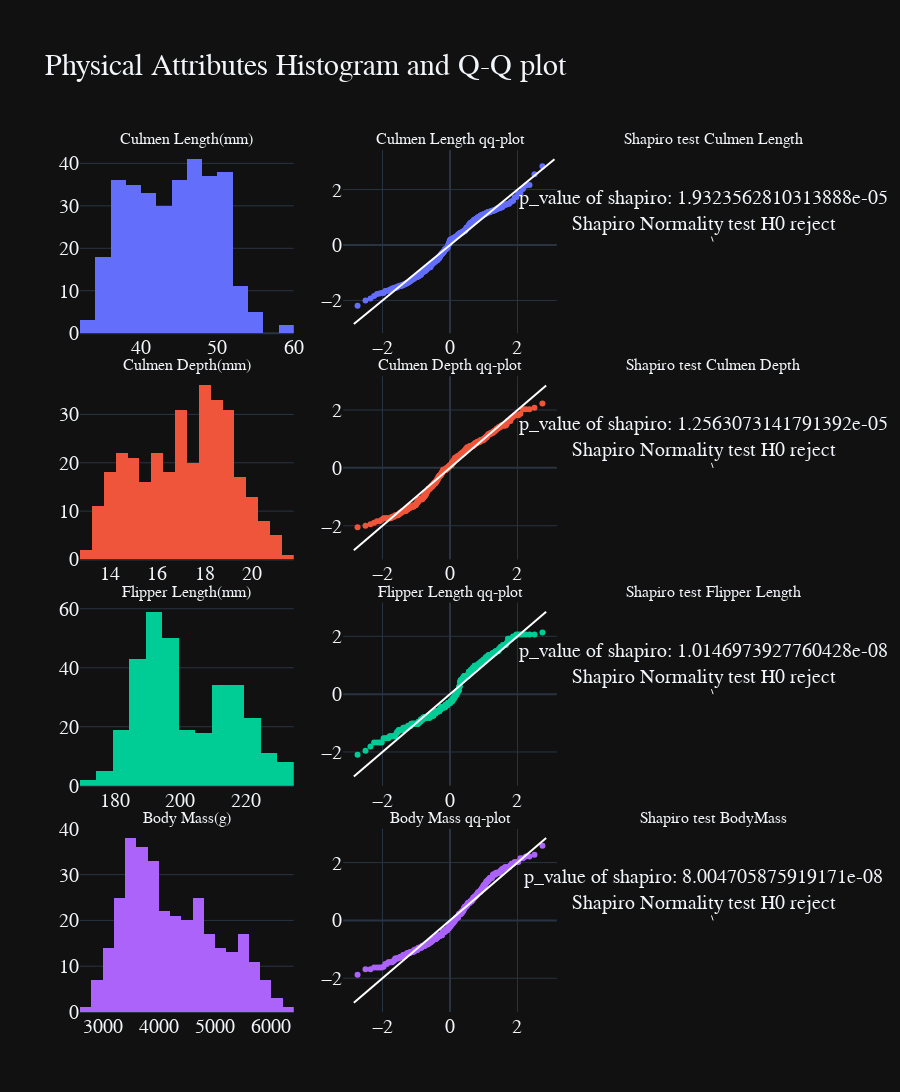

The notebook cell this image was saved under:
### Code cell
fig = make_subplots(rows=4,cols=3,subplot_titles=("Culmen Length(mm)","Culmen Length qq-plot","Shapiro test Culmen Length","Culmen Depth(mm)","Culmen Depth qq-plot","Shapiro test Culmen Depth","Flipper Length(mm)","Flipper Length qq-plot","Shapiro test Flipper Length","Body Mass(g)","Body Mass qq-plot","Shapiro test BodyMass"),vertical_spacing=0.05)
colors_list = px.colors.qualitative.Plotly[:4]
for i,color_ in enumerate(colors_list):
    d = plot_qq(phy_cols[i])
    p_val,text_ = shapiro_test(phy_cols[i])
    fig.add_trace(go.Histogram(x=temp_na[phy_cols[i]],marker=dict(color=color_)),row=i+1,col=1)
    fig.append_trace(go.Scatter(x=d[0].get_xdata(),y=d[0].get_ydata(),mode="markers",showlegend=False,marker=dict(color=color_)),row=i+1,col=2)
    fig.append_trace(go.Scatter(x=d[1].get_xdata(),y=d[1].get_ydata(),mode="lines",showlegend=False,line=dict(color="white")),row=i+1,col=2)
    fig.add_annotation(text=f"p_value of shapiro: {p_val}<br>{text_}",row=i+1,col=3)
    fig.update_xaxes(showgrid=False,showticklabels=False,row=i+1,col=3)
    fig.update_yaxes(showgrid=False,showticklabels=False,row=i+1,col=3)
fig.update_layout(showlegend=False,height=1500,title=dict(text="Physical Attributes Histogram and Q-Q plot",font=dict(size=30)),margin=dict(t=150))
fig.show()

### Figure 1 — Plotly figure (JSON) as saved in the notebook; plotly's stock layout.template omitted (floating-point values rounded to 4 significant figures; data arrays with more than 128 entries replaced by an {"elided": "..."} marker saying what was removed)
{"data": [{"marker": {"color": "#636EFA"}, "type": "histogram", "x": {"elided": "325 float values"}, "xaxis": "x", "yaxis": "y"}, {"marker": {"color": "#636EFA"}, "mode": "markers", "showlegend": false, "type": "scatter", "x": {"elided": "325 float values"}, "xaxis": "x2", "y": {"elided": "325 float values"}, "yaxis": "y2"}, {"line": {"color": "white"}, "mode": "lines", "showlegend": false, "type": "scatter", "x": [-2.85, 3.097], "xaxis": "x2", "y": [-2.85, 3.097], "yaxis": "y2"}, {"marker": {"color": "#EF553B"}, "type": "histogram", "x": {"elided": "325 float values"}, "xaxis": "x4", "yaxis": "y4"}, {"marker": {"color": "#EF553B"}, "mode": "markers", "showlegend": false, "type": "scatter", "x": {"elided": "325 float values"}, "xaxis": "x5", "y": {"elided": "325 float values"}, "yaxis": "y5"}, {"line": {"color": "white"}, "mode": "lines", "showlegend": false, "type": "scatter", "x": [-2.85, 2.85], "xaxis": "x5", "y": [-2.85, 2.85], "yaxis": "y5"}, {"marker": {"color": "#00CC96"}, "type": "histogram", "x": {"elided": "325 int values"}, "xaxis": "x7", "yaxis": "y7"}, {"marker": {"color": "#00CC96"}, "mode": "markers", "showlegend": false, "type": "scatter", "x": {"elided": "325 float values"}, "xaxis": "x8", "y": {"elided": "325 float values"}, "yaxis": "y8"}, {"line": {"color": "white"}, "mode": "lines", "showlegend": false, "type": "scatter", "x": [-2.85, 2.85], "xaxis": "x8", "y": [-2.85, 2.85], "yaxis": "y8"}, {"marker": {"color": "#AB63FA"}, "type": "histogram", "x": {"elided": "325 int values"}, "xaxis": "x10", "yaxis": "y10"}, {"marker": {"color": "#AB63FA"}, "mode": "markers", "showlegend": false, "type": "scatter", "x": {"elided": "325 float values"}, "xaxis": "x11", "y": {"elided": "325 float values"}, "yaxis": "y11"}, {"line": {"color": "white"}, "mode": "lines", "showlegend": false, "type": "scatter", "x": [-2.85, 2.85], "xaxis": "x11", "y": [-2.85, 2.85], "yaxis": "y11"}], "layout": {"annotations": [{"font": {"size": 16}, "showarrow": false, "text": "Culmen Length(mm)", "x": 0.1444, "xanchor": "center", "xref": "paper", "y": 1, "yanchor": "bottom", "yref": "paper"}, {"font": {"size": 16}, "showarrow": false, "text": "Culmen Length qq-plot", "x": 0.5, "xanchor": "center", "xref": "paper", "y": 1, "yanchor": "bottom", "yref": "paper"}, {"font": {"size": 16}, "showarrow": false, "text": "Shapiro test Culmen Length", "x": 0.8556, "xanchor": "center", "xref": "paper", "y": 1, "yanchor": "bottom", "yref": "paper"}, {"font": {"size": 16}, "showarrow": false, "text": "Culmen Depth(mm)", "x": 0.1444, "xanchor": "center", "xref": "paper", "y": 0.7375, "yanchor": "bottom", "yref": "paper"}, {"font": {"size": 16}, "showarrow": false, "text": "Culmen Depth qq-plot", "x": 0.5, "xanchor": "center", "xref": "paper", "y": 0.7375, "yanchor": "bottom", "yref": "paper"}, {"font": {"size": 16}, "showarrow": false, "text": "Shapiro test Culmen Depth", "x": 0.8556, "xanchor": "center", "xref": "paper", "y": 0.7375, "yanchor": "bottom", "yref": "paper"}, {"font": {"size": 16}, "showarrow": false, "text": "Flipper Length(mm)", "x": 0.1444, "xanchor": "center", "xref": "paper", "y": 0.475, "yanchor": "bottom", "yref": "paper"}, {"font": {"size": 16}, "showarrow": false, "text": "Flipper Length qq-plot", "x": 0.5, "xanchor": "center", "xref": "paper", "y": 0.475, "yanchor": "bottom", "yref": "paper"}, {"font": {"size": 16}, "showarrow": false, "text": "Shapiro test Flipper Length", "x": 0.8556, "xanchor": "center", "xref": "paper", "y": 0.475, "yanchor": "bottom", "yref": "paper"}, {"font": {"size": 16}, "showarrow": false, "text": "Body Mass(g)", "x": 0.1444, "xanchor": "center", "xref": "paper", "y": 0.2125, "yanchor": "bottom", "yref": "paper"}, {"font": {"size": 16}, "showarrow": false, "text": "Body Mass qq-plot", "x": 0.5, "xanchor": "center", "xref": "paper", "y": 0.2125, "yanchor": "bottom", "yref": "paper"}, {"font": {"size": 16}, "showarrow": false, "text": "Shapiro test BodyMass", "x": 0.8556, "xanchor": "center", "xref": "paper", "y": 0.2125, "yanchor": "bottom", "yref": "paper"}, {"text": "p_value of shapiro: 1.9323562810313888e-05<br>Shapiro Normality test H0 reject", "xref": "x3", "yref": "y3"}, {"text": "p_value of shapiro: 1.2563073141791392e-05<br>Shapiro Normality test H0 reject", "xref": "x6", "yref": "y6"}, {"text": "p_value of shapiro: 1.0146973927760428e-08<br>Shapiro Normality test H0 reject", "xref": "x9", "yref": "y9"}, {"text": "p_value of shapiro: 8.004705875919171e-08<br>Shapiro Normality test H0 reject", "xref": "x12", "yref": "y12"}], "height": 1500, "margin": {"t": 150}, "showlegend": false, "title": {"font": {"size": 30}, "text": "Physical Attributes Histogram and Q-Q plot"}, "xaxis": {"anchor": "y", "domain": [0, 0.2889]}, "xaxis10": {"anchor": "y10", "domain": [0, 0.2889]}, "xaxis11": {"anchor": "y11", "domain": [0.3556, 0.6444]}, "xaxis12": {"anchor": "y12", "domain": [0.7111, 1], "showgrid": false, "showticklabels": false}, "xaxis2": {"anchor": "y2", "domain": [0.3556, 0.6444]}, "xaxis3": {"anchor": "y3", "domain": [0.7111, 1], "showgrid": false, "showticklabels": false}, "xaxis4": {"anchor": "y4", "domain": [0, 0.2889]}, "xaxis5": {"anchor": "y5", "domain": [0.3556, 0.6444]}, "xaxis6": {"anchor": "y6", "domain": [0.7111, 1], "showgrid": false, "showticklabels": false}, "xaxis7": {"anchor": "y7", "domain": [0, 0.2889]}, "xaxis8": {"anchor": "y8", "domain": [0.3556, 0.6444]}, "xaxis9": {"anchor": "y9", "domain": [0.7111, 1], "showgrid": false, "showticklabels": false}, "yaxis": {"anchor": "x", "domain": [0.7875, 1]}, "yaxis10": {"anchor": "x10", "domain": [0, 0.2125]}, "yaxis11": {"anchor": "x11", "domain": [0, 0.2125]}, "yaxis12": {"anchor": "x12", "domain": [0, 0.2125], "showgrid": false, "showticklabels": false}, "yaxis2": {"anchor": "x2", "domain": [0.7875, 1]}, "yaxis3": {"anchor": "x3", "domain": [0.7875, 1], "showgrid": false, "showticklabels": false}, "yaxis4": {"anchor": "x4", "domain": [0.525, 0.7375]}, "yaxis5": {"anchor": "x5", "domain": [0.525, 0.7375]}, "yaxis6": {"anchor": "x6", "domain": [0.525, 0.7375], "showgrid": false, "showticklabels": false}, "yaxis7": {"anchor": "x7", "domain": [0.2625, 0.475]}, "yaxis8": {"anchor": "x8", "domain": [0.2625, 0.475]}, "yaxis9": {"anchor": "x9", "domain": [0.2625, 0.475], "showgrid": false, "showticklabels": false}}}
